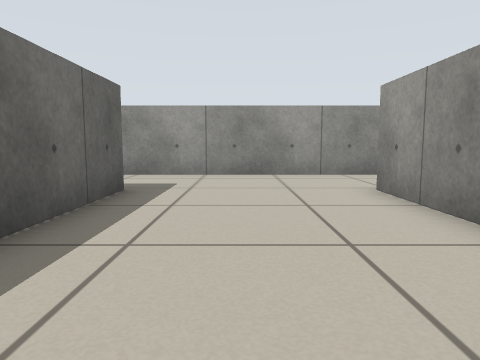
[1] (above)

24 first-person views from a walk through a Stage world. The camera is 0.45 m above the floor, tilts 6° down and sees 70° across. Floor lines are 1 m apart. The floor is counted in squares, 0.5 m on a side. Each view is taken from the middle of a square. On the plan, view 1 faces up. The plan holds only what a view shows up to about 12 squares ahead; the rest is blank. The place goes on beyond the plan. The robots in the file are not drawn.

[2]
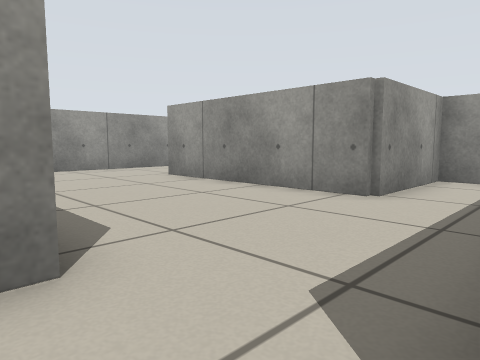

[3]
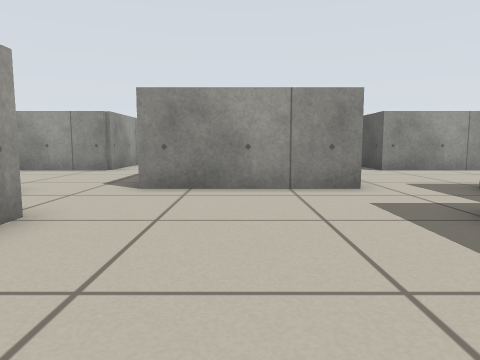

[4]
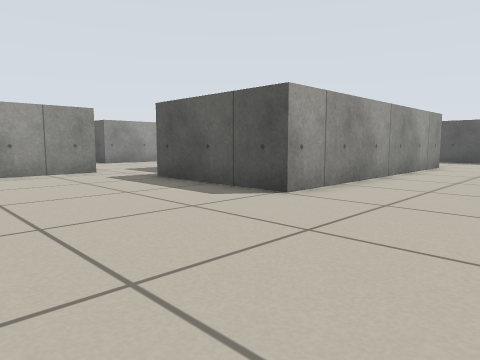

[5]
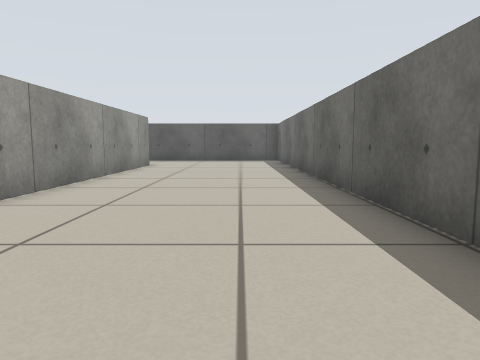

[6]
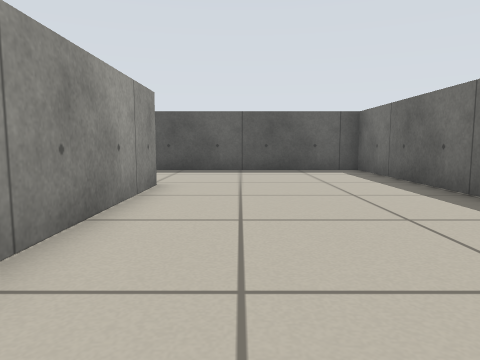

[7]
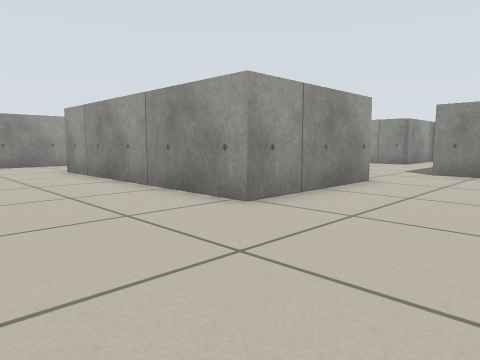

[8]
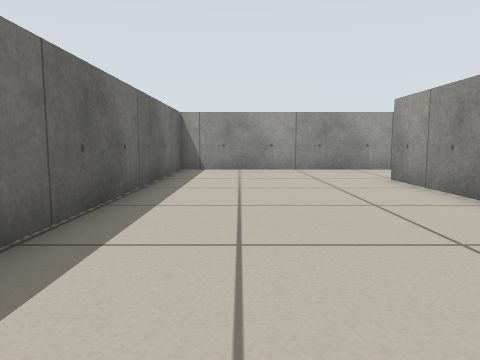

[9]
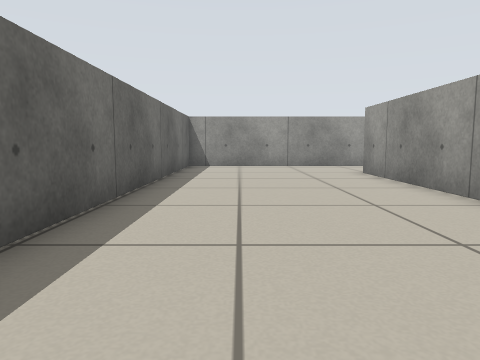

[10]
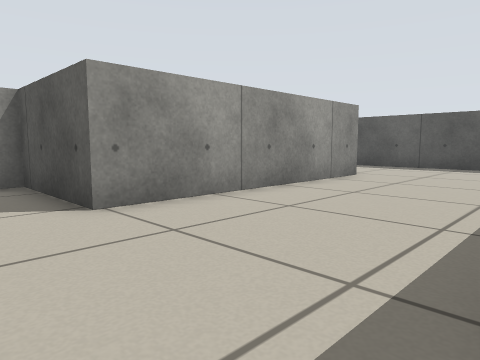

[11]
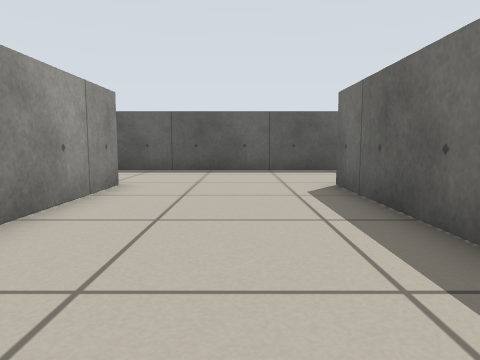

[12]
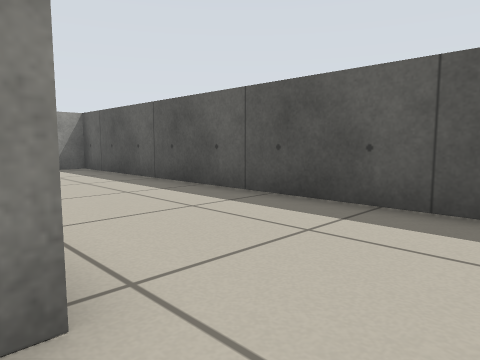

[13]
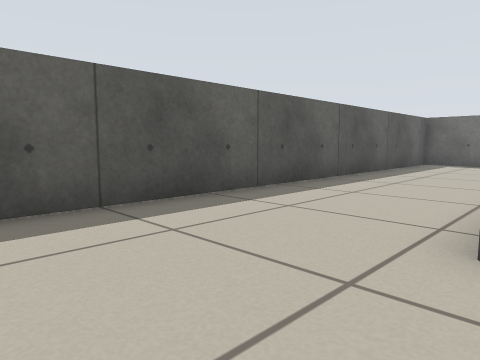

[14]
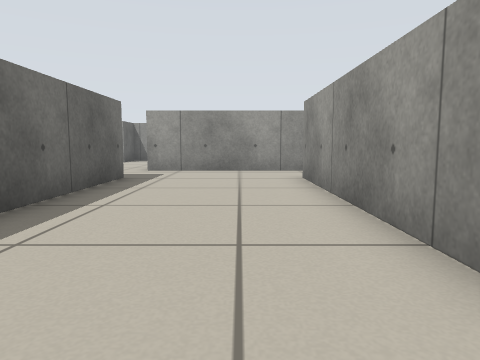

[15]
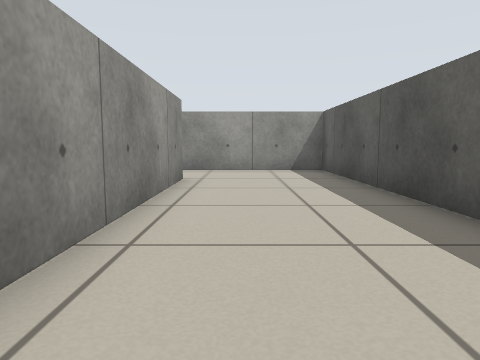

[16]
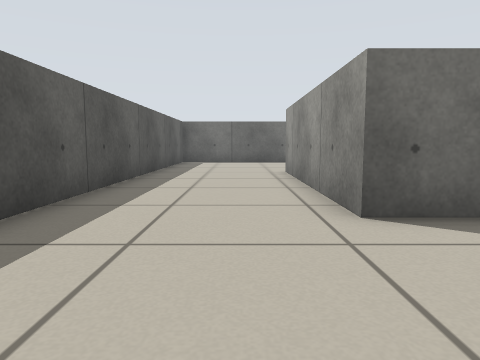

[17]
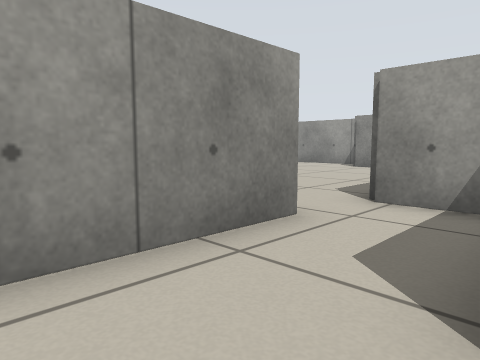

[18]
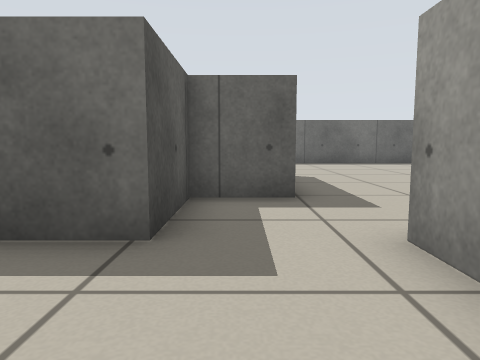

[19]
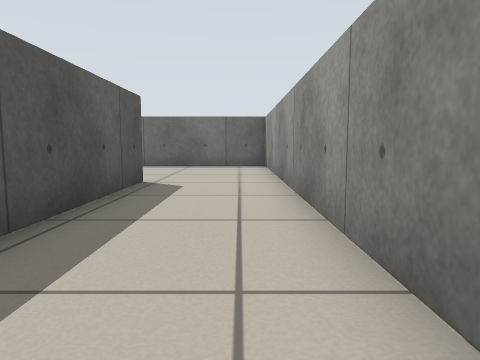

[20]
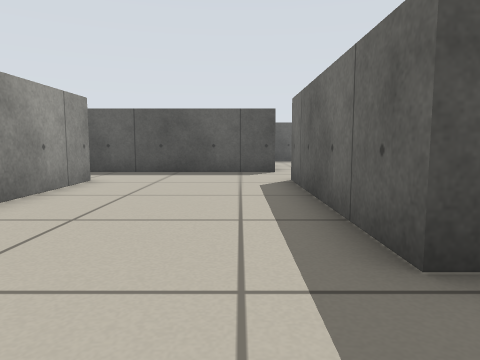

[21]
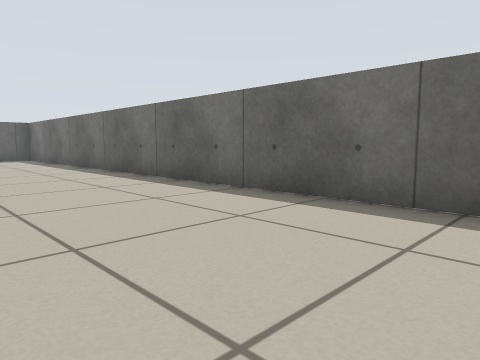

[22]
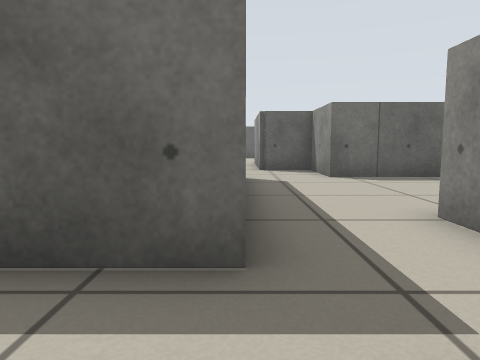

[23]
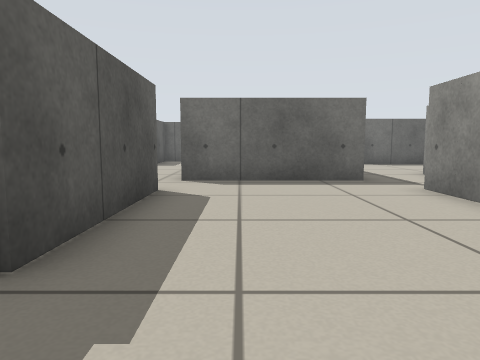

[24]
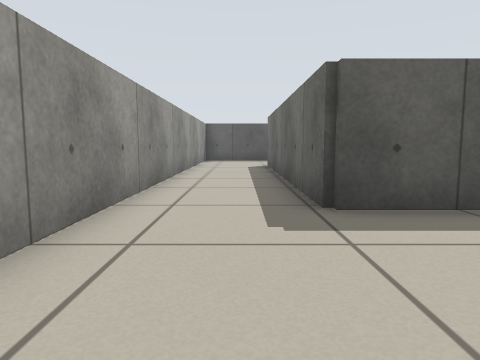

### Floor plan
Ten units are one square. View 1 is at (0, 0); x grows to the right and y downward. Boxes are objects, and circles mark ways between rooms. Rooms are numbered by the first view taken in them; rooms with no view inside come last. Other rooms are left out.
<svg viewBox="-156 -105 300 318">
<path fill="none" stroke="#000" d="M16 -100 -106 -100M-21 20 39 20M-92 -67 -23 -67 -23 -4M62 -4 27 -4 27 -68M-47 88 -21 88 -21 165 -92 165 -92 71 -47 71 -47 88M-23 -4 -47 -4 -47 13 -92 13 -92 -67M46 64 -21 64 -21 20M27 166 27 88 62 88 62 66M109 165 40 165M-106 -100 -151 -100 -151 208 139 208 139 184M62 66 108 66 108 141M79 13 61 13M46 19 46 64M139 141 139 45M139 184 139 160"/>
<circle cx="-20" cy="10" r="3" fill="#2a7"/>
<circle cx="-95" cy="-85" r="3" fill="#2a7"/>
<circle cx="125" cy="175" r="3" fill="#2a7"/>
<text x="-10" y="-50">1</text>
<text x="-40" y="80">2</text>
<text x="110" y="60">3</text>
</svg>
Room 1 opens to room 2. Room 2 opens to room 3.

Where each view was taken, in squares from view 1:
view 1: 0 up, 0 right, facing up
view 2: 2 down, 3 left, facing up-right
view 3: 4 down, 9 left, facing right
view 4: 2 down, 13 left, facing down-right
view 5: 2 down, 13 left, facing down
view 6: 9 down, 11 left, facing down
view 7: 5 down, 13 left, facing up-right
view 8: 2 down, 13 left, facing up
view 9: 4 down, 13 left, facing up
view 10: 7 down, 2 left, facing down-right
view 11: 9 down, 0 right, facing down
view 12: 16 down, 1 right, facing down-right
view 13: 16 down, 1 right, facing down-left
view 14: 18 down, 1 right, facing up
view 15: 18 down, 2 right, facing right
view 16: 18 down, 2 right, facing left
view 17: 9 down, 1 right, facing up-right
view 18: 8 down, 1 right, facing left
view 19: 9 up, 1 left, facing left
view 20: 9 up, 1 left, facing down
view 21: 0 up, 10 left, facing down-left
view 22: 2 down, 7 right, facing left
view 23: 5 down, 13 right, facing left
view 24: 2 down, 12 right, facing down
